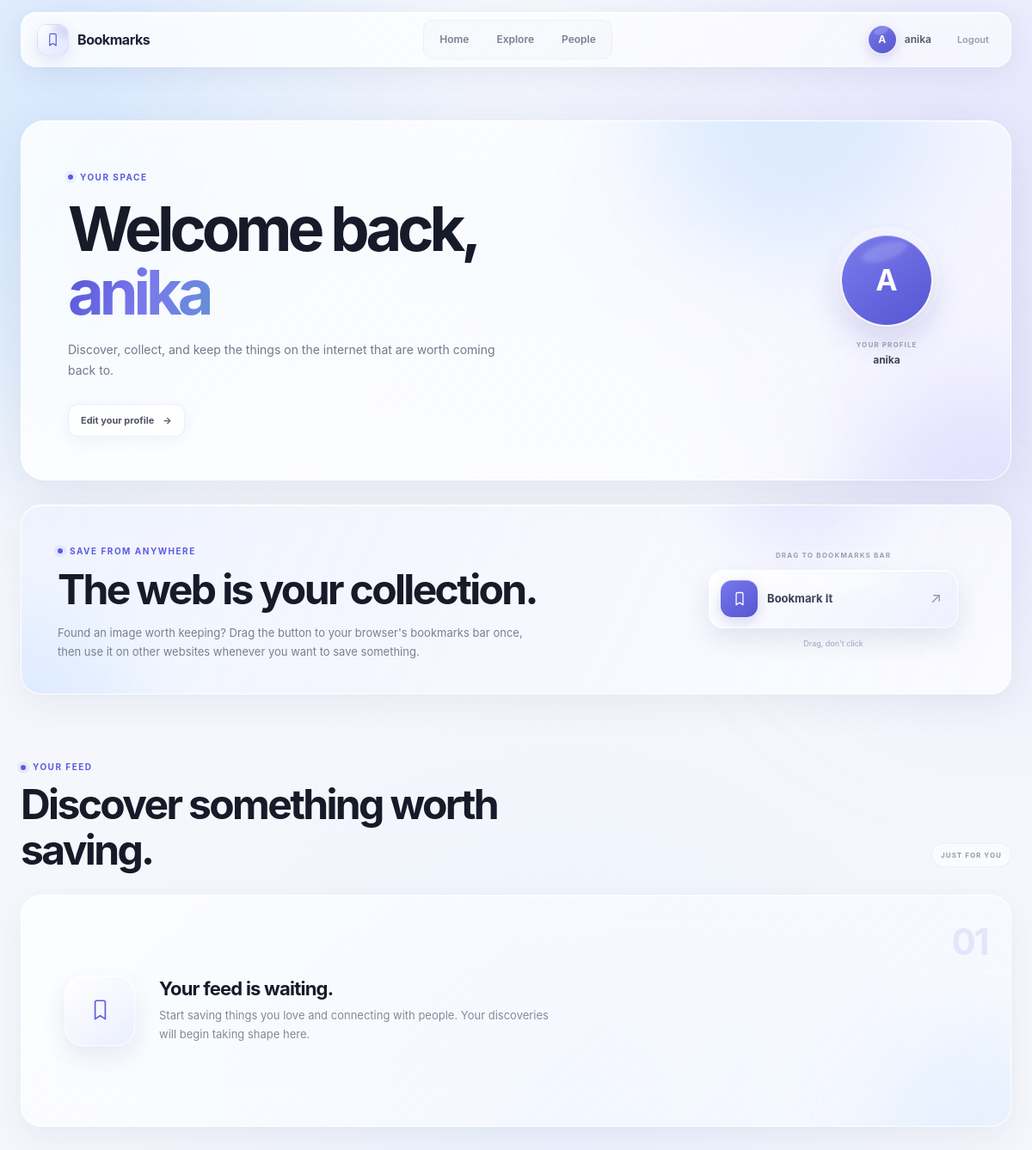
The app's page / (signed in), older data.
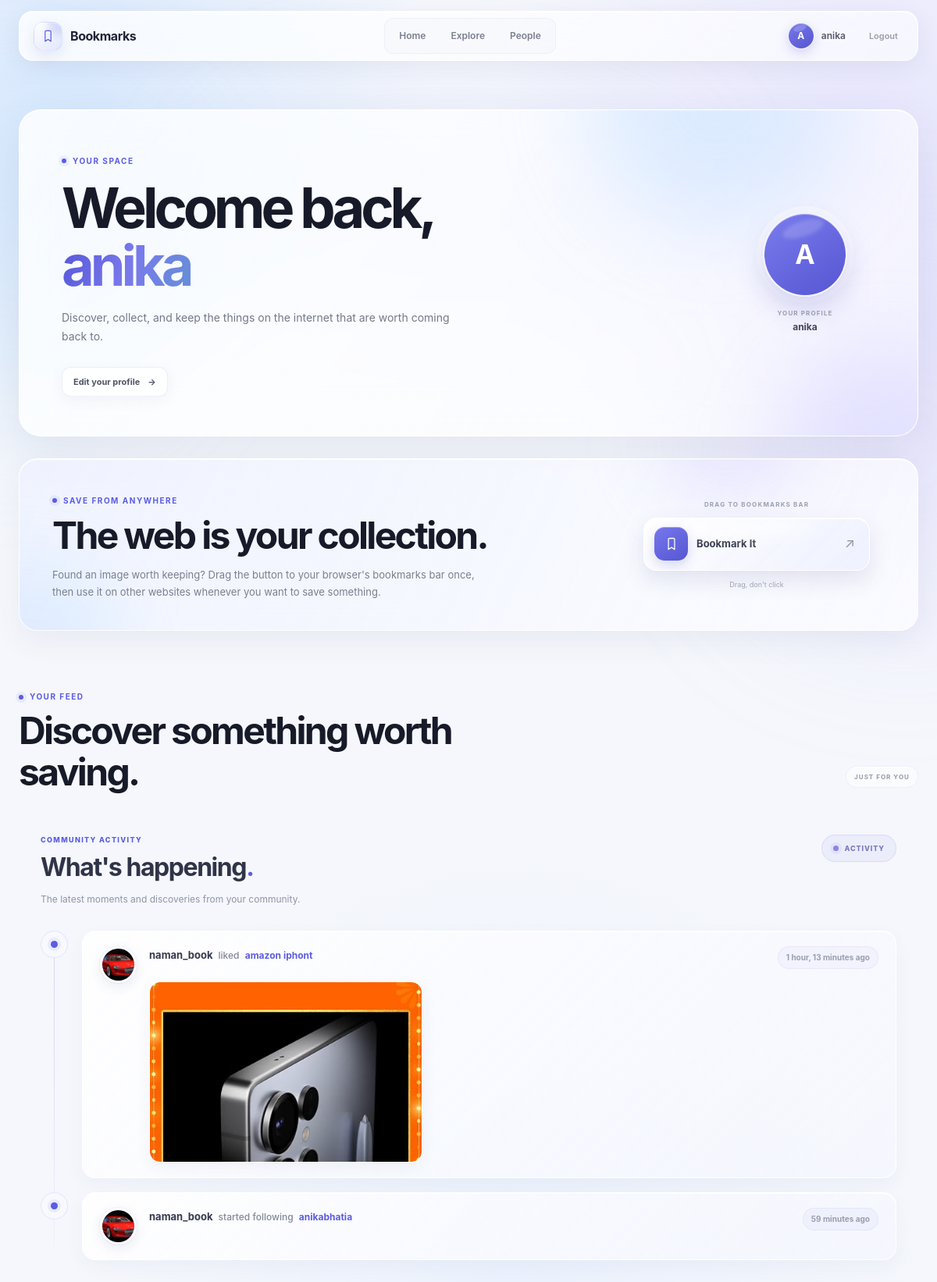
The same page, newer data.
### actions/models.py (models this page shows)
class Action(models.Model):
    user = models.ForeignKey(settings.AUTH_USER_MODEL,related_name='actions',on_delete=models.CASCADE)
    verb = models.CharField(max_length=255)
    created = models.DateTimeField(default=timezone.now)
    target_ct = models.ForeignKey(
        ContentType,
        blank=True,
        null=True,
        related_name='target_obj',
        on_delete=models.CASCADE
    )
    target_id = models.PositiveIntegerField(null=True,blank=True)
    target = GenericForeignKey('target_ct','target_id')
    class Meta:
        indexes = [
            models.Index(fields=['-created']),
            models.Index(fields=['target_ct','target_id'])
        ]
        ordering = ['created']

### account/models.py (models this page shows, shortened)
class Profile(models.Model):
    user = models.OneToOneField(settings.AUTH_USER_MODEL,on_delete=models.CASCADE)
    date_of_birth = models.DateField(blank=True,null=True)
    photo = models.ImageField(upload_to='users/%Y/%m/%d',blank=True)

### images/models.py (models this page shows, shortened)
class Image(models.Model):
    user = models.ForeignKey(settings.AUTH_USER_MODEL,related_name='images_created',on_delete=models.CASCADE)
    title = models.CharField(max_length=200)
    slug = models.SlugField(max_length=200,blank=True)
    url = models.URLField(max_length=200000)
    image = models.ImageField(upload_to='images/%Y/%m/%d')
    description = models.TextField(blank=True)
    created = models.DateTimeField(default=timezone.now)
    users_like = models.ManyToManyField(settings.AUTH_USER_MODEL,related_name='images_liked',blank=True)
    class Meta:
        indexes = [
            models.Index(fields=['-created'])
        ]
        ordering = ['-created']
    def __str__(self):
        return self.title
    def get_absolute_url(self):
        return reverse('images:detail',args=[self.id,self.slug])

### account/views.py (the view)
# urls.py: path("",views.dashboard,name='home'),
@login_required
def dashboard(request):
    actions = Action.objects.exclude(user = request.user)
    following_ids = request.user.following.values_list(
        'id',flat=True
    )
    if following_ids:
        actions = actions.filter(user_id__in=following_ids)
    actions = actions.select_related('user','user__profile').prefetch_related('target')[:10]
    return render(request,'account/dashboard.html',{'section':'dashboard',
                                                    'actions':actions})

### account/templates/account/dashboard.html (shortened to what the changed rows need)
{% extends 'account/base.html' %}
{% block content %}
<section class="dashboard">
    <section class="dashboard-intro">
        <div class="intro-copy">
            <h1>
                Welcome back,
                <span>
                </span>
            </h1>
        </div>
    </section>
    <section class="bookmarklet-panel">
        <div class="bookmarklet-panel-copy">
            <h2>
                The web is your collection.
            </h2>
        </div>
    </section>
    <section class="feed-section">
        <header class="feed-heading">
            <div>
                <h2>
                    Discover something worth saving.
                </h2>
            </div>
        </header>
        {% if actions %}
        <div class="dashboard-activity-stream">
            <div class="activity-stream-header">
                <div class="activity-stream-heading">
                    <span class="activity-stream-eyebrow">
                        COMMUNITY ACTIVITY
                    </span>
                    <h2>
                        What's happening<span>.</span>
                    </h2>
                    <p>
                        The latest moments and discoveries from your community.
                    </p>
                </div>
                <span class="activity-stream-live-badge">
                    <span class="activity-stream-live-dot"></span>
                    ACTIVITY
                </span>
            </div>
            <div class="activity-stream-list">
                {% for action in actions %}
                    <div class="activity-stream-item">
                        <div class="activity-stream-marker">
                            <span></span>
                        </div>
                        <div class="activity-stream-content">
                            {% include "actions/detail.html" %}
                        </div>
                    </div>
                {% endfor %}
            </div>
        </div>
        {% else %}
        <div class="empty-feed">
            <div class="empty-feed-decoration">
                <span>01</span>
            </div>
            <div class="empty-bookmark-icon">
                <svg viewBox="0 0 24 24" aria-hidden="true">
                    <path
                        d="M6.75 3.75A1.75 1.75 0 0 1 8.5 2h7A1.75
                        1.75 0 0 1 17.25 3.75V21L12 17.5 6.75
                        21V3.75Z"
                    />
                </svg>
            </div>
            <div class="empty-feed-copy">
                <h3>
                    Your feed is waiting.
                </h3>
                <p>
                    Start saving things you love and connecting with people.
                    Your discoveries will begin taking shape here.
                </p>
            </div>
        </div>
        {% endif %}
    </section>
</section>
{% endblock %}

### actions/templates/actions/detail.html (shortened to what this page needs)
{% with user=action.user profile=action.user.profile %}
<article class="bookmark-activity">
    <a
        href="{{ user.get_absolute_url }}"
        class="bookmark-activity-avatar-link"
        aria-label="View {{ user.username }}'s profile"
    >
        <div class="bookmark-activity-avatar">
            {% if profile.photo %}
                <img
                    src="{{ profile.photo.url }}"
                    alt="{{ user.username }}"
                    loading="lazy"
                >
            {% else %}
                <span class="bookmark-activity-avatar-fallback">
                    {{ user.username|first|upper }}
                </span>
            {% endif %}
        </div>
    </a>
    <div class="bookmark-activity-body">
        <div class="bookmark-activity-top">
            <div class="bookmark-activity-description">
                <a
                    href="{{ user.get_absolute_url }}"
                    class="bookmark-activity-username"
                >
                    {{ user.username }}
                </a>
                <span class="bookmark-activity-verb">
                    {{ action.verb }}
                </span>
                {% if action.target %}
                    {% with target=action.target %}
                        <a
                            href="{{ target.get_absolute_url }}"
                            class="bookmark-activity-target-link"
                        >
                            {{ target }}
                        </a>
                    {% endwith %}
                {% endif %}
            </div>
            <span class="bookmark-activity-time">
                {{ action.created|timesince }} ago
            </span>
        </div>
        {% if action.target %}
            {% with target=action.target %}
                {% if target.image %}
                    <a
                        href="{{ target.get_absolute_url }}"
                        class="bookmark-activity-preview"
                        aria-label="View bookmarked image"
                    >
                        <img
                            src="{{ target.image.url }}"
                            alt="{{ target }}"
                            loading="lazy"
                        >
                    </a>
                {% endif %}
            {% endwith %}
        {% endif %}
    </div>
</article>
{% endwith %}

Row changes from the older to the newer data that the page shows:
added Action: user.profile.photo (picture), user.username "naman_book", verb "liked", target "amazon iphont", created "1 hour, 13 minutes", target.image (picture)
added Action: user.profile.photo (picture), user.username "naman_book", verb "started following", target "anikabhatia", created "59 minutes"
Text that changed along with them:
text no longer shown: "01 Your feed is waiting. Start saving things you love and connecting with people. Your discoveries will begin taking shape here."
text now shown: "COMMUNITY ACTIVITY What's happening . The latest moments and discoveries from your community. ACTIVITY"
